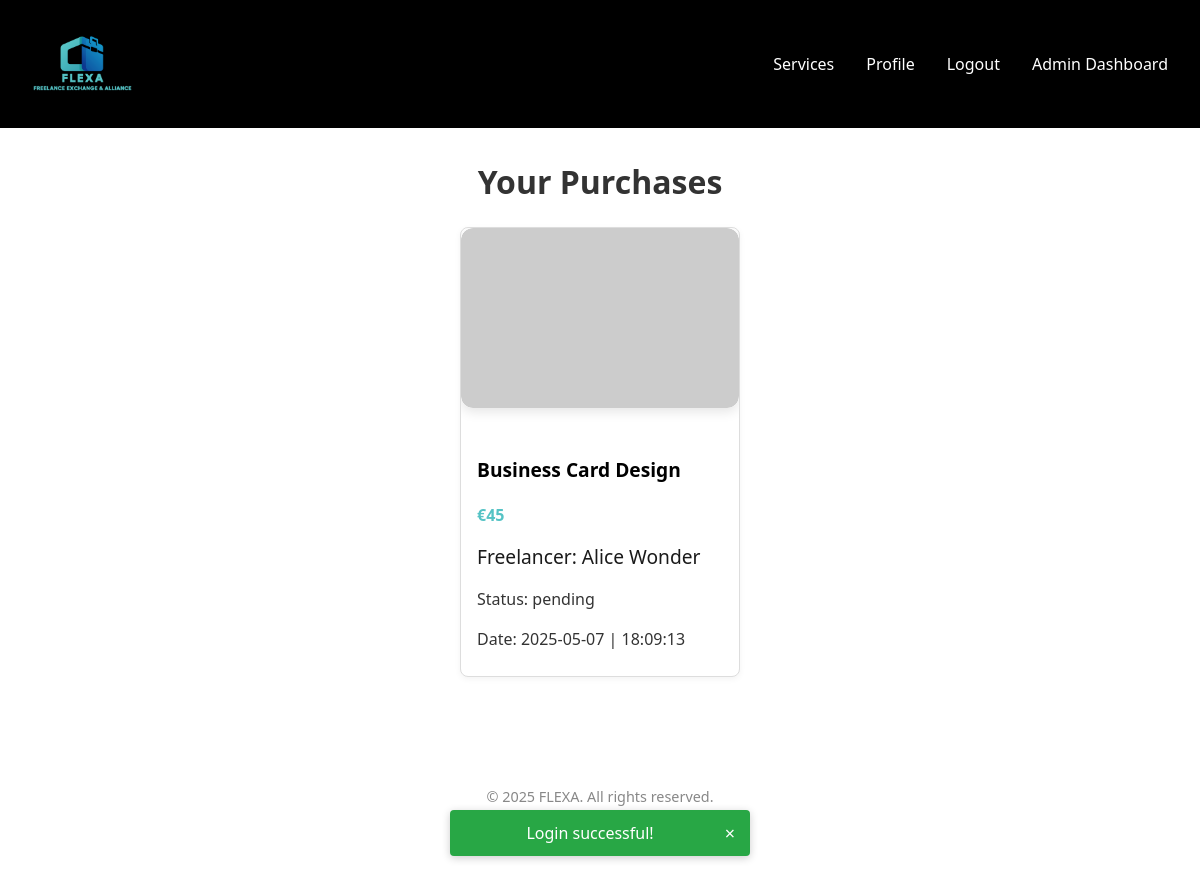
The page /pages/purchase_history.php?id=1 (signed in) on the database its author committed.
### tables this page shows
CREATE TABLE Purchase
(
    purchaseId INTEGER,
    serviceId  INTEGER,
    clientId   INTEGER,
    date       INTEGER,
    status     VARCHAR(15),

    CONSTRAINT Purchase_PK PRIMARY KEY (purchaseId),
    CONSTRAINT Purchase_serviceId_NN CHECK (serviceId IS NOT NULL),
    CONSTRAINT Purchase_clientId_NN CHECK (clientId IS NOT NULL),
    CONSTRAINT Purchase_date_NN CHECK (date IS NOT NULL),
    CONSTRAINT Purchase_status_NN CHECK (status IS NOT NULL),
    CONSTRAINT Purchase_service_FK FOREIGN KEY (serviceId) REFERENCES Service (serviceId) ON UPDATE CASCADE,
    CONSTRAINT Purchase_client_FK FOREIGN KEY (clientId) REFERENCES User (userId) ON UPDATE CASCADE,
    CONSTRAINT Purchase_status_CK CHECK (status IN ('pending', 'closed'))
);

### pages/purchase_history.php (called while the page is built, shortened)
<?php
require_once(__DIR__ . '/../database/connection.db.php');
require_once(__DIR__ . '/../templates/common.tpl.php');
require_once(__DIR__ . '/../templates/purchase_history.tpl.php');
require_once(__DIR__ . '/../templates/user.tpl.php');
require_once(__DIR__ . '/../model/user.class.php');
require_once(__DIR__ . '/../model/purchase.class.php');
$id = intval($_GET['id'] ?? 0);
$db = getDatabaseConnection();
$user = User::getUserById($db, $id);
$purchases = Purchase::getPurchaseByClientId($db, $id);
$services = [];
foreach ($purchases as $purchase) {
    $services[] = Service::getServiceById($db, $purchase->getServiceId());
}
$services_freelancer = getFreelancersForServices($db, $services);
$purchasesWithDetails = [];
foreach ($purchases as $purchase) {
    $serviceId = $purchase->getServiceId();
    if (isset($services_freelancer[$serviceId])) {
        $purchasesWithDetails[] = [
            'purchase' => $purchase,
            'service' => $services_freelancer[$serviceId],
        ];
    }
}
drawPurchaseHistory($purchasesWithDetails, $db);

### model/purchase.class.php (called while the page is built, shortened)
<?php
class Purchase
{
    private int $id;
    private int $date;
    private string $status;
    public function __construct(int $id, int $serviceId, int $clientId, int $date, string $status)
    {
        $this->id = $id;
        $this->date = $date;
        $this->status = $status;
    }
    public function getId(): int
    {
        return $this->id;
    }
    public function getDate(): int
    {
        return $this->date;
    }
    public function getStatus(): string
    {
        return $this->status;
    }
    public static function getPurchaseByClientId(PDO $db, int $client_id): ?array
    {
        $purchases = [];
        $stmt = $db->prepare("SELECT * FROM Purchase WHERE clientId = :client_id");
        $stmt->bindParam(":client_id", $client_id, PDO::PARAM_INT);
        $stmt->execute();
        while ($data = $stmt->fetch(PDO::FETCH_ASSOC)) {
            $purchases[] = new Purchase(
                intval($data['purchaseId']),
                intval($data['serviceId']),
                intval($data['clientId']),
                is_numeric($data['date']) ? intval($data['date']) : $data['date'],
                $data['status']
            );
        }
        return $purchases;
    }
}

### model/user.class.php (called while the page is built, shortened)
<?php
class User
{
    public static function getUserById(PDO $db, int $id): ?User
    {
        $stmt = $db->prepare("SELECT * FROM User WHERE userId = :id");
        $stmt->bindParam(":id", $id);
        $stmt->execute();
        $data = $stmt->fetch();
        return new User(
            intval($data['userId']),
            $data['name'],
            $data['username'],
            $data['email'],
            $data['password'],
            boolval($data['isAdmin']),
            $data['profilePictureURL'],
            $data['status']
        );
    }
}

### templates/purchase_history.tpl.php (the view, shortened to what this page needs)
<?php
function drawPurchaseHistory(array $purchasesWithDetails, PDO $db): void
{ ?>
    <section class="user-services-section">
        <div class="category-container">
            <h2 class="section-title">Your Purchases</h2>
            <div class="service-grid">
                <?php if (!empty($purchasesWithDetails)): ?>
                    <?php foreach ($purchasesWithDetails as $item): ?>
                        <article class="service-display card-hover-lift">
                            <div class="service-slider" data-service-id="<?= $item['purchase']->getId() ?>">
                                <div class="slider-images">
                                    <?php foreach ($item['service']['images'] as $index => $imgURL): ?>
                                        <img src="<?= htmlspecialchars($imgURL) ?>"
                                            alt="Service image <?= $index + 1 ?>"
                                            class="slider-image<?= $index === 0 ? ' active' : '' ?>">
                                    <?php endforeach; ?>
                                </div>
                            </div>
                            <div class="service-info">
                                <h3 class="service-title"><?= htmlspecialchars($item['service']['title']) ?></h3>
                                <p class="service-price">€<?= number_format($item['service']['price']) ?></p>
                                <p class="freelancer-name text-ellipsis">
                                    Freelancer: <?= htmlspecialchars($item['service']['freelancer']['name']) ?></p>
                                <p class="service-delivery">
                                    Status: <?= htmlspecialchars($item['purchase']->getStatus()) ?></p>
                                <p class="status-description">
                                    Date: <?= gmdate("Y-m-d | H:i:s", $item['purchase']->getDate()) ?></p>
                            </div>
                        </article>
                    <?php endforeach; ?>
                <?php else: ?>
                    <p class="user-services-empty">You haven't made any purchases yet.</p>
                <?php endif; ?>
            </div>
        </div>
    </section>
<?php } ?>

### css/variables.css (style rules this page uses)
:root { --color-primary: #ff3c00; --color-primary-dark: #e83500; --color-secondary: #55c3c5; --color-secondary-dark: #007a7c; --color-success: #28a745; --color-info: #17a2b8; --color-info-dark: #0056b3; --color-warning: #ffc107; --color-danger: #dc3545; --color-black: #000; --color-gray-dark: #333; --color-gray-medium: #555; --color-gray-light: #888; --color-gray-border: #ccc; --color-gray-bg: #f8f8f8; --color-white: #fff; --color-text-primary: var(--color-gray-dark); --color-text-secondary: var(--color-gray-medium); --color-text-muted: var(--color-gray-light); --color-text-white: var(--color-white); --color-bg-primary: var(--color-white); --color-bg-secondary: var(--color-gray-bg); --color-border-primary: var(--color-gray-border); --color-border-secondary: #ddd; --color-border-light: #eee; }

### css/base.css (style rules this page uses)
*, *::before, *::after { box-sizing: border-box; }
body { margin: 0; background: var(--color-bg-primary); color: var(--color-text-primary); font-family: "Segoe UI", sans-serif; padding: 0; }
h1, h2, h3, h4, h5, h6 { margin-top: 0; font-weight: bold; }
p { margin-bottom: 1rem; }
img { max-width: 100%; height: auto; display: block; }
.text-ellipsis { overflow: hidden; text-overflow: ellipsis; white-space: nowrap; }
.card-hover-lift { transition: transform 0.2s ease, box-shadow 0.2s ease; }

### css/categories.css (style rules this page uses)
.section-title { text-align: center; font-size: 2rem; font-weight: bold; margin-top: 2rem; margin-bottom: 1.5rem; color: var(--color-text-primary); }
.category-container { max-width: 1200px; margin: 0 auto; padding: 0 1rem; }

### css/user.css (style rules this page uses)
.user-services-section { text-align: center; margin-top: 1rem; margin-bottom: 2rem; }
.service-info p { margin: 0.3rem 0; text-align: left; }

### css/service.css (style rules this page uses)
.service-grid { display: flex; gap: 1.5rem; justify-content: center; flex-wrap: wrap; align-items: stretch; }
.user-services-section { text-align: center; margin-top: 1rem; }
.user-services-section .service-title { color: var(--color-black); text-align: left; margin-bottom: 0.5rem; }
.service-display { background-color: white; border: 1px solid var(--color-border-secondary); border-radius: 8px; overflow: hidden; box-shadow: 0 2px 6px rgba(0, 0, 0, 0.05); transition: transform 0.2s ease; display: flex; flex-direction: column; justify-content: space-between; width: 280px; min-height: 500px; flex: 0 1 auto; }
.service-info { flex-grow: 1; display: flex; flex-direction: column; padding: 1rem; gap: 0.5rem; }
.service-title { font-size: 1.2rem; font-weight: bold; margin: 0; color: #000 !important; }
.service-price { color: #55c3c5; font-weight: 600; margin: 0rem; transition: color 0.2s ease; }
.freelancer-name { font-size: 1.2rem; font-weight: 500; color: #1a1a1a; }
.carousel, .service-slider { position: relative; width: 100%; height: 180px; overflow: hidden; margin: 0; margin-bottom: 2rem; border-radius: 12px; box-shadow: 0 4px 12px rgba(0, 0, 0, 0.1); }
.slider-images { position: relative; width: 100%; height: 100%; }
.carousel-image, .slider-image { width: 100%; height: 100%; object-fit: cover; display: none; position: absolute; top: 0; left: 0; border-radius: 12px; }
.carousel-image.active, .slider-image.active { display: block; }

### css/forms.css (style rules this page uses)
.service-grid article.service-display { width: 280px; min-height: 450px; }

### css/responsive.css (style rules this page uses)
html, body { max-width: 100%; overflow-x: hidden; margin: 0; padding: 0; width: 100vw; }
*, *::before, *::after { box-sizing: border-box; }
img, video { max-width: 100%; height: auto; }

### rows shown on the page
purchase: title "Business Card Design", price "45", name "Alice Wonder", status "pending", date "2025-05-07 | 18:09:13"
